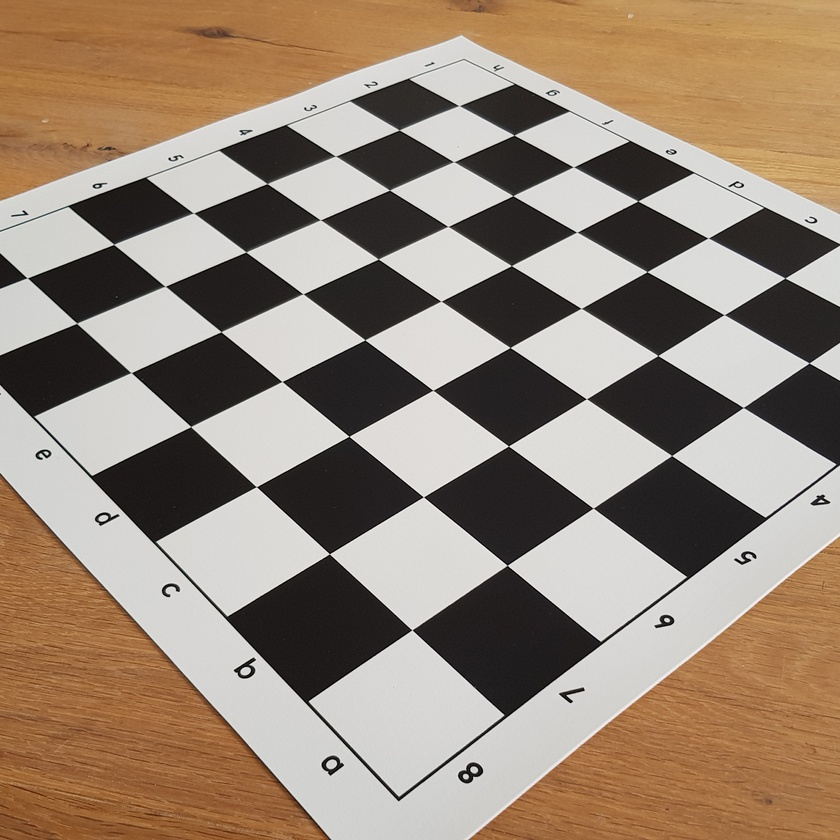
#> input picture files/fig/chess_board.jpg, 840 x 840 px, shrunk from 1440 x 1440 before the run
$ jupyter execute 'Harrris Corner Detection.ipynb'
#> lines starting #> are read from the running program, lines starting #| are printed output that depends on the picture; after the words box and inside, x2 and y2 are one past the last pixel; in counts of white or black regions, pixels touching at a corner belong together
[cell 1]
import cv2
import numpy as np
from matplotlib import pyplot as plt
filename = 'files/fig/chess_board.jpg'
img = cv2.imread(filename)
#> img is the input picture: shape (840, 840, 3); mean B, G, R 118.7, 134.8, 151.7

plt.figure(figsize=(10, 10))
plt.subplot(1,3,1),plt.imshow(img,cmap = 'gray')
plt.title('Original'), plt.xticks([]), plt.yticks([])

gray = cv2.cvtColor(img,cv2.COLOR_BGR2GRAY)
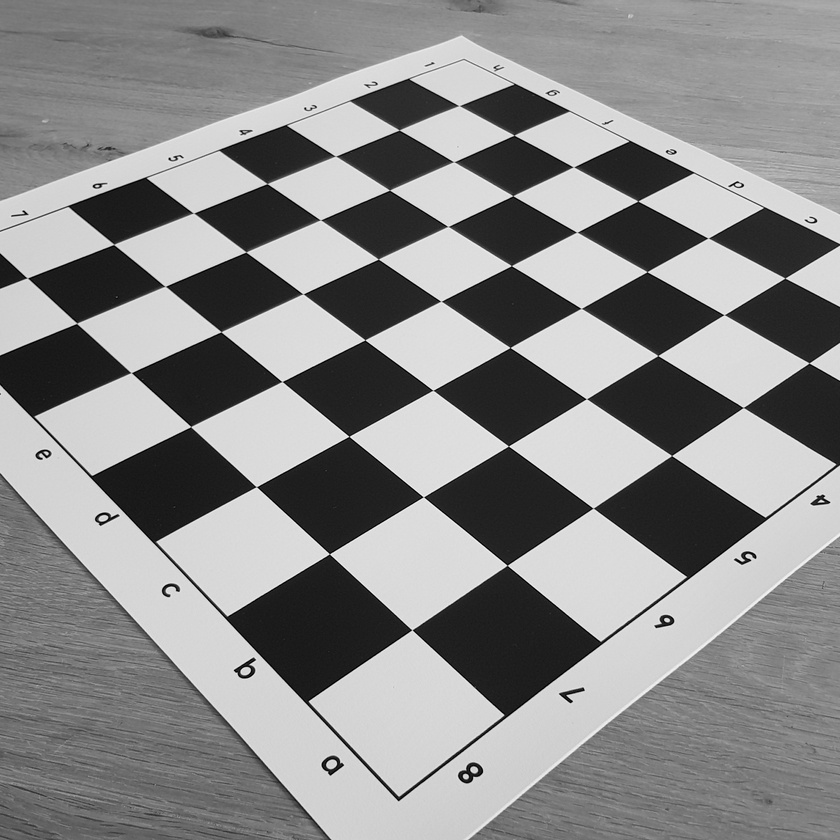
#> gray: shape (840, 840); min 0, max 254, mean 138
gray = np.float32(gray)
dst = cv2.cornerHarris(gray,2,3,0.01)
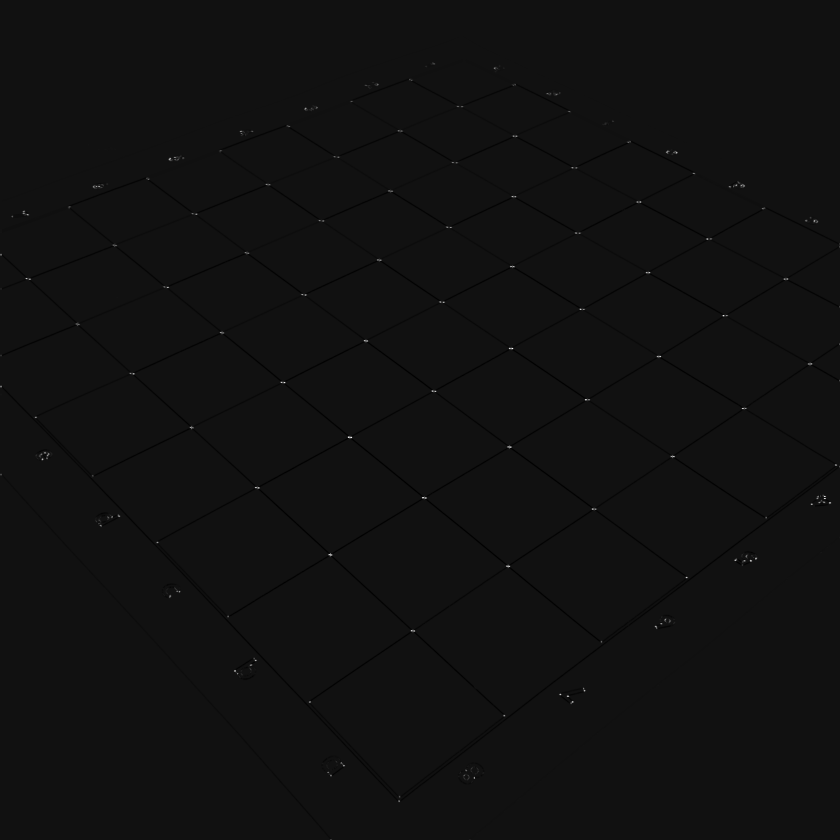
#> dst: shape (840, 840) float32; min -15231193, max 211485808, mean -109777.7; drawn with min black and max white

#result is dilated for marking the corners, not important
dst = cv2.dilate(dst,None)

# Threshold for an optimal value, it may vary depending on the image.
img[dst>0.01*dst.max()]=[255,0,0]
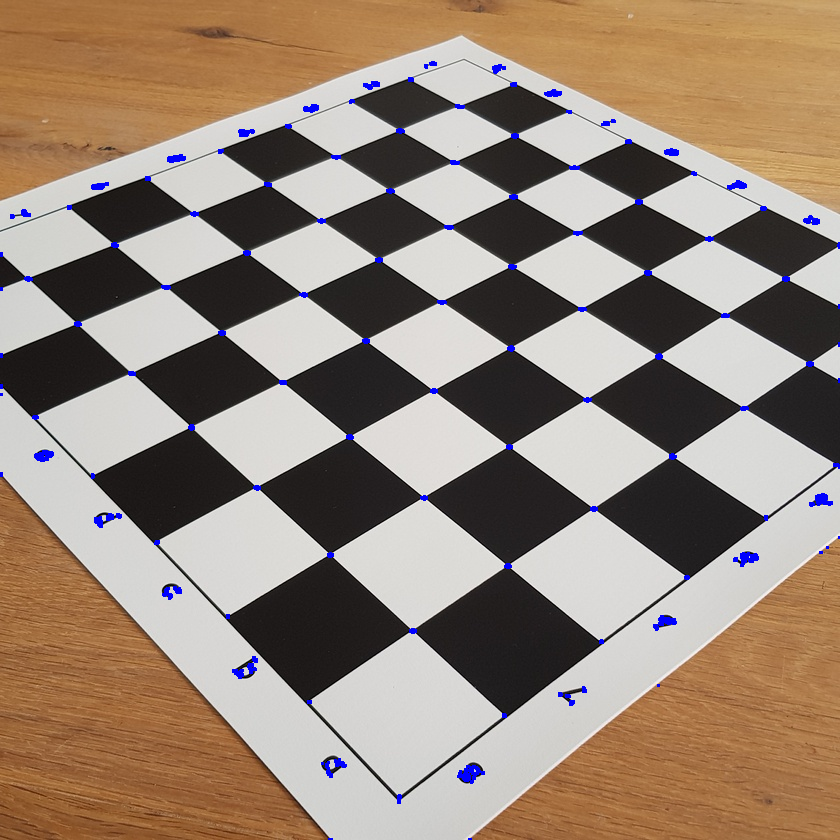
#> img: shape (840, 840, 3); 0.82% of pixels changed, all inside (x1, y1, x2, y2) = (0, 61, 840, 840)

plt.subplot(1,3,2),plt.imshow(img,cmap = 'gray')
plt.title('Original'), plt.xticks([]), plt.yticks([])

img[dst<0.01*dst.max()]=[255,255,255]
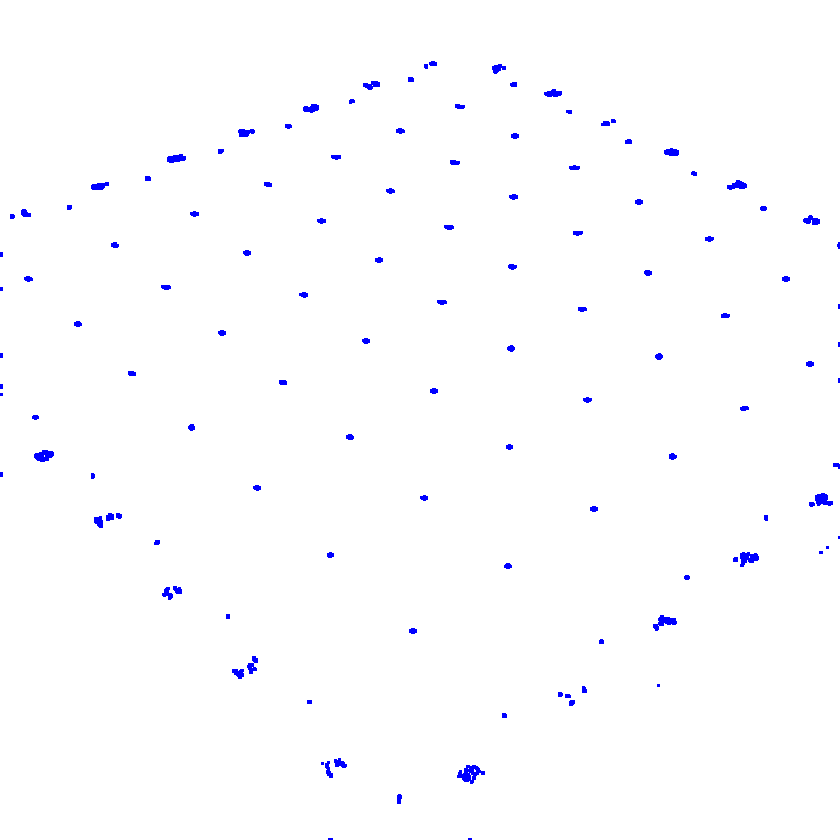
#> img: shape (840, 840, 3); mean B, G, R 255, 252.9, 252.9
plt.subplot(1,3,3),plt.imshow(img,cmap = 'gray')
plt.title('corners only'), plt.xticks([]), plt.yticks([])

plt.show()
#> figure, not shown here; B, G, R data is drawn as R, G, B

[cell 2]
filename = 'files/fig/chess_board.jpg'
img = cv2.imread(filename)
gray = cv2.cvtColor(img,cv2.COLOR_BGR2GRAY)

# find Harris corners
gray = np.float32(gray)
dst = cv2.cornerHarris(gray,2,3,0.04)
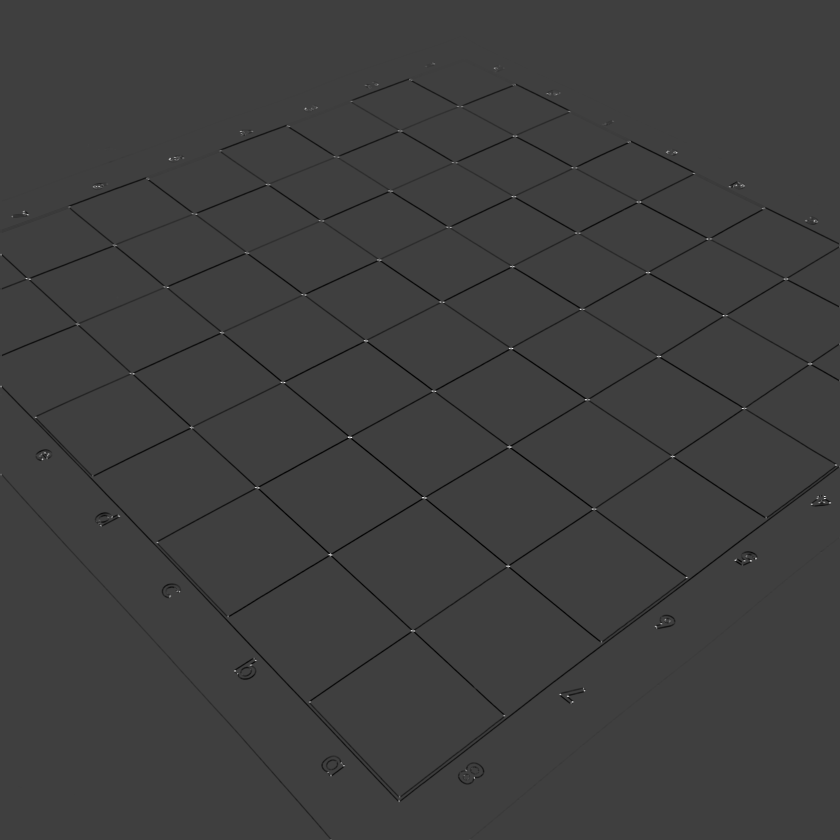
#> dst: shape (840, 840) float32; min -61241900, max 184717856, mean -832961.1; drawn with min black and max white
dst = cv2.dilate(dst,None)
ret, dst = cv2.threshold(dst,0.01*dst.max(),255,0)
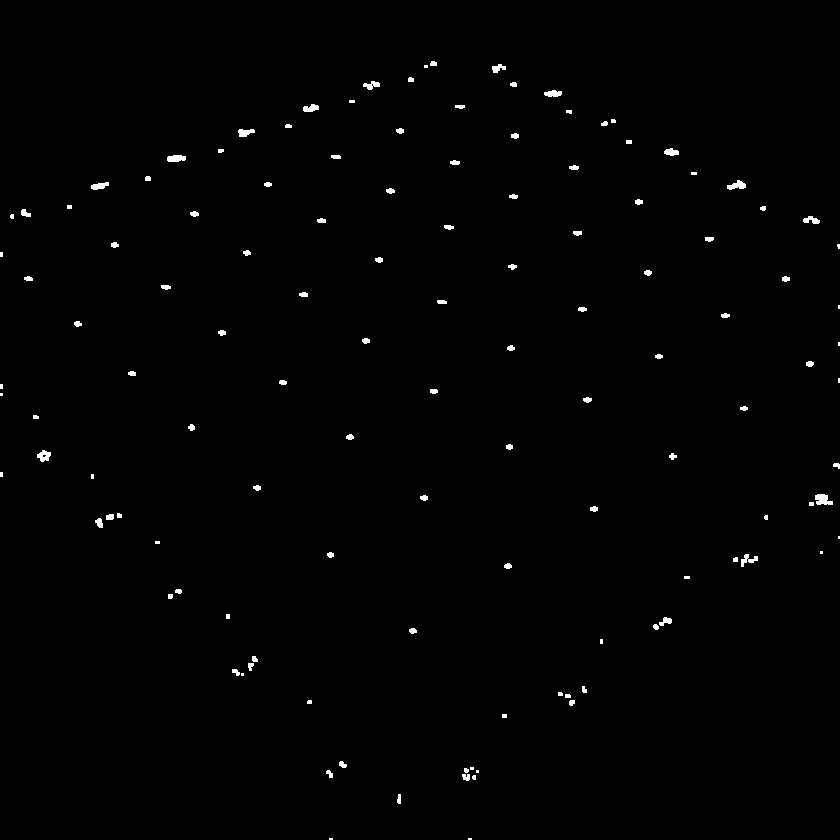
#> dst: shape (840, 840) float32; 0.64% white; 125 white regions (28 under 20 px), largest, box (x1, y1, x2, y2) and area: (815, 494, 833, 505) 144, (167, 155, 186, 162) 112, (727, 180, 746, 190) 112
#> ret = 1847178.6
dst = np.uint8(dst)

# find centroids
ret, labels, stats, centroids = cv2.connectedComponentsWithStats(dst)
#> labels: shape (840, 840) int32; 126 distinct labels, from 0 to 125
#> ret = 126; stats = 126 rows, first 6: [0, 0, 840, 840, 701074], [430, 61, 7, 5, 31], [424, 65, 4, 3, 12], [492, 64, 14, 9, 77], [408, 77, 6, 5, 27], [363, 81, 17, 9, 88]; centroids = 126 pairs, first value 1 to 838.5, second value 63.23 to 838.5

# define the criteria to stop and refine the corners
criteria = (cv2.TERM_CRITERIA_EPS + cv2.TERM_CRITERIA_MAX_ITER, 100, 0.001)
corners = cv2.cornerSubPix(gray,np.float32(centroids),(5,5),(-1,-1),criteria)
#> corners = 126 pairs, first value 0.069 to 838.8, second value 62.63 to 838.9

# Now draw them
res = np.hstack((centroids,corners))
#> res = 126 rows, first 6: [419.4, 420, 419.4, 420], [433, 63.23, 433.4, 62.63], [425.5, 66, 426.3, 66.82], [497.8, 67.88, 493.2, 71.67], [410.4, 79.22, 408.6, 78.1], [371.3, 84.8, 371.3, 84.8]
res = np.int0(res)
#> res = 126 rows, first 6: [419, 419, 419, 419], [433, 63, 433, 62], [425, 66, 426, 66], [497, 67, 493, 71], [410, 79, 408, 78], [371, 84, 371, 84]
img[res[:,1],res[:,0]]=[0,0,255]
#> img: shape (840, 840, 3); 0.02% of pixels changed, all inside (x1, y1, x2, y2) = (1, 63, 839, 839)
img[res[:,3]-2,res[:,2]-2] = [0,255,0]
#> img: shape (840, 840, 3); mean B, G, R 118.6, 134.8, 151.7
plt.figure(figsize =(10, 10) )
plt.imshow(img,cmap = 'gray')
